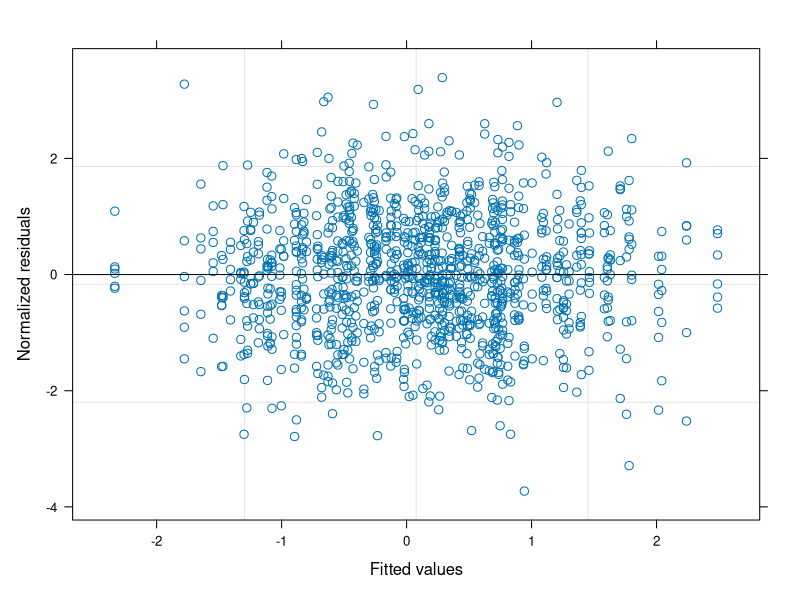

The R source for this figure: (Note: this script raises an error after producing the figure.)
####
library(nlme)
library(data.table)
library(lava)

#### 1- simulation ####
m <- lvm(list(Y1~0.25*Gender+0.05*Age+eta,
              Y2~1.3*eta,
              Y3~0.1*eta,
              Y4~0.8*eta,
              Y5~0.9*eta,
              Y6~eta))
latent(m) <- ~eta
regression(m) <- eta~Gender+Age
distribution(m,~Gender) <- binomial.lvm()
distribution(m,~Y1+Y2+Y3+Y4+Y5+Y6) <- gaussian.lvm(sd = 4)

dt <- data.table(sim(m,2e2))
dt[, eta:= NULL]
dt[, Id := as.character(1:.N)]

## data
dtL <- melt(dt, id.vars = c("Gender","Age","Id"), variable.name = "region", value.name = "BPnd")

#### 2- implicit modelisation: manova ####
# (we don't describe the covariance matrix here)
m.manova <- manova(cbind(Y1,Y2,Y3,Y4,Y5,Y6) ~ Gender + Age,data = dt)
summary(m.manova)
lm(m.manova)

#### 3- explicit modelisation of the repeated mesurements ####
# I think this model should give the same results as the previous one 
# but in practice I end up with different p.values. We can discuss about it if you want
m.gls <- gls(BPnd ~ Gender + Age, 
             correlation = corSymm(form = ~1|Id),
             weights = varIdent(form = ~1|region),
             data = dtL)
summary(m.gls)

anova(m.gls, type = "marginal")

mI.gls <- gls(BPnd ~ Gender*Age, 
             correlation = corSymm(form = ~1|Id),
             weights = varIdent(form = ~1|region),
             data = dtL)

anova(update(m.gls, method = "ML"), update(mI.gls, method = "ML")) # compare fixed effect

# getVarCov(m.gls, individual = 1) # covariance matrix

#### diagnostics ####
plot(m.gls, residuals(., type = "normalized") ~ fitted(., type = "normalized"), abline = 0)

# functional form of age
plot(m.gls, residuals(., type = "normalized") ~ Age, abline = 0)

# homogeneity of the residuals accros region
plot(m.gls, region ~ residuals(., type = "normalized"), abline = 0)

# normality
qqnorm(residuals(m.gls, type = "normalized")); qqline(residuals(m.gls, type = "normalized"), col = 2)
shapiro.test(residuals(m.gls, type = "normalized"))

# subject level
# plot(m.gls, residuals(., type = "normalized") ~ fitted(., type = "response") | Id, abline = 0)
plot(m.gls, Id ~ residuals(., type = "normalized"), abline = 0)


